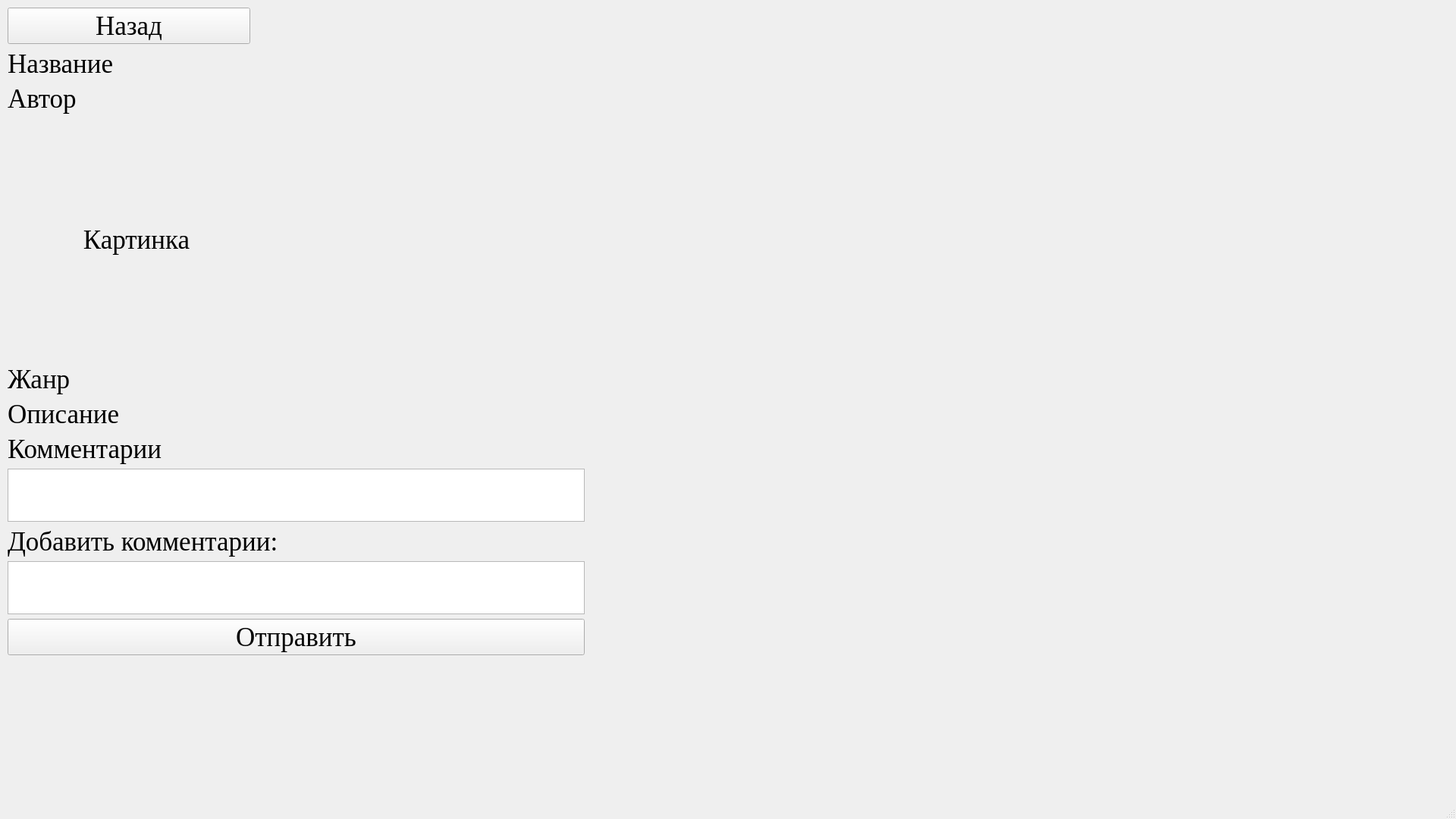
<?xml version="1.0" encoding="UTF-8"?>
<ui version="4.0">
 <class>MainWindow</class>
 <widget class="QMainWindow" name="MainWindow">
  <property name="geometry">
   <rect>
    <x>0</x>
    <y>0</y>
    <width>1920</width>
    <height>1080</height>
   </rect>
  </property>
  <property name="minimumSize">
   <size>
    <width>1920</width>
    <height>1080</height>
   </size>
  </property>
  <property name="font">
   <font>
    <family>Times New Roman</family>
    <pointsize>26</pointsize>
   </font>
  </property>
  <property name="cursor">
   <cursorShape>ArrowCursor</cursorShape>
  </property>
  <property name="windowTitle">
   <string>Философский камень</string>
  </property>
  <property name="autoFillBackground">
   <bool>false</bool>
  </property>
  <widget class="QWidget" name="centralwidget">
   <widget class="QStackedWidget" name="stackedWidget">
    <property name="geometry">
     <rect>
      <x>10</x>
      <y>10</y>
      <width>1920</width>
      <height>1080</height>
     </rect>
    </property>
    <property name="minimumSize">
     <size>
      <width>1920</width>
      <height>1080</height>
     </size>
    </property>
    <property name="maximumSize">
     <size>
      <width>1920</width>
      <height>1080</height>
     </size>
    </property>
    <property name="currentIndex">
     <number>1</number>
    </property>
    <widget class="QWidget" name="catalogPage">
     <property name="minimumSize">
      <size>
       <width>1920</width>
       <height>1080</height>
      </size>
     </property>
     <property name="maximumSize">
      <size>
       <width>1920</width>
       <height>1080</height>
      </size>
     </property>
     <widget class="QComboBox" name="genreComboBox">
      <property name="geometry">
       <rect>
        <x>0</x>
        <y>91</y>
        <width>1081</width>
        <height>81</height>
       </rect>
      </property>
     </widget>
     <widget class="QLabel" name="titleLabel">
      <property name="geometry">
       <rect>
        <x>0</x>
        <y>0</y>
        <width>561</width>
        <height>32</height>
       </rect>
      </property>
      <property name="font">
       <font>
        <family>Times New Roman</family>
        <pointsize>22</pointsize>
       </font>
      </property>
      <property name="text">
       <string>Философский камень</string>
      </property>
     </widget>
     <widget class="QPushButton" name="refreshButton">
      <property name="geometry">
       <rect>
        <x>1090</x>
        <y>90</y>
        <width>221</width>
        <height>61</height>
       </rect>
      </property>
      <property name="font">
       <font>
        <family>Times New Roman</family>
        <pointsize>10</pointsize>
       </font>
      </property>
      <property name="text">
       <string>Обновить</string>
      </property>
     </widget>
     <widget class="QLabel" name="subtitleLabel">
      <property name="geometry">
       <rect>
        <x>0</x>
        <y>38</y>
        <width>541</width>
        <height>16</height>
       </rect>
      </property>
      <property name="font">
       <font>
        <family>Times New Roman</family>
        <pointsize>10</pointsize>
       </font>
      </property>
      <property name="text">
       <string>Твоя следующая любимая книга</string>
      </property>
     </widget>
     <widget class="QScrollArea" name="booksScrollArea">
      <property name="geometry">
       <rect>
        <x>0</x>
        <y>172</y>
        <width>1081</width>
        <height>661</height>
       </rect>
      </property>
      <property name="minimumSize">
       <size>
        <width>600</width>
        <height>400</height>
       </size>
      </property>
      <property name="widgetResizable">
       <bool>true</bool>
      </property>
      <widget class="QWidget" name="booksContainer">
       <property name="geometry">
        <rect>
         <x>0</x>
         <y>0</y>
         <width>1079</width>
         <height>659</height>
        </rect>
       </property>
       <property name="autoFillBackground">
        <bool>true</bool>
       </property>
       <layout class="QGridLayout" name="gridLayout"/>
      </widget>
     </widget>
     <widget class="QLabel" name="catalogLabel">
      <property name="geometry">
       <rect>
        <x>0</x>
        <y>59</y>
        <width>511</width>
        <height>26</height>
       </rect>
      </property>
      <property name="font">
       <font>
        <family>Times New Roman</family>
        <pointsize>18</pointsize>
       </font>
      </property>
      <property name="text">
       <string>Каталог книг</string>
      </property>
     </widget>
     <widget class="QLabel" name="statusLabel">
      <property name="geometry">
       <rect>
        <x>1091</x>
        <y>161</y>
        <width>285</width>
        <height>16</height>
       </rect>
      </property>
      <property name="font">
       <font>
        <family>Times New Roman</family>
        <pointsize>10</pointsize>
       </font>
      </property>
      <property name="cursor">
       <cursorShape>ArrowCursor</cursorShape>
      </property>
      <property name="text">
       <string>Нажмите &quot;обновить&quot;, чтобы загрузить список книг</string>
      </property>
     </widget>
     <widget class="QPushButton" name="loginButton">
      <property name="geometry">
       <rect>
        <x>1380</x>
        <y>10</y>
        <width>181</width>
        <height>61</height>
       </rect>
      </property>
      <property name="text">
       <string>Войти</string>
      </property>
     </widget>
     <widget class="QPushButton" name="registerButton">
      <property name="geometry">
       <rect>
        <x>1570</x>
        <y>10</y>
        <width>331</width>
        <height>61</height>
       </rect>
      </property>
      <property name="text">
       <string>Зарегистрироваться</string>
      </property>
     </widget>
    </widget>
    <widget class="QWidget" name="page_2">
     <widget class="QWidget" name="layoutWidget">
      <property name="geometry">
       <rect>
        <x>0</x>
        <y>0</y>
        <width>761</width>
        <height>854</height>
       </rect>
      </property>
      <layout class="QVBoxLayout" name="verticalLayout">
       <item>
        <widget class="QPushButton" name="backButton">
         <property name="maximumSize">
          <size>
           <width>320</width>
           <height>16777215</height>
          </size>
         </property>
         <property name="text">
          <string>Назад</string>
         </property>
        </widget>
       </item>
       <item>
        <widget class="QLabel" name="bookTitleLabel">
         <property name="text">
          <string>Название</string>
         </property>
        </widget>
       </item>
       <item>
        <widget class="QLabel" name="authorLabel">
         <property name="text">
          <string>Автор</string>
         </property>
         <property name="scaledContents">
          <bool>false</bool>
         </property>
        </widget>
       </item>
       <item>
        <widget class="QLabel" name="coverLabel">
         <property name="minimumSize">
          <size>
           <width>340</width>
           <height>320</height>
          </size>
         </property>
         <property name="maximumSize">
          <size>
           <width>340</width>
           <height>320</height>
          </size>
         </property>
         <property name="text">
          <string>Картинка</string>
         </property>
         <property name="scaledContents">
          <bool>true</bool>
         </property>
         <property name="alignment">
          <set>Qt::AlignmentFlag::AlignCenter</set>
         </property>
        </widget>
       </item>
       <item>
        <widget class="QLabel" name="genreLabel">
         <property name="text">
          <string>Жанр</string>
         </property>
        </widget>
       </item>
       <item>
        <widget class="QLabel" name="summaryLabel">
         <property name="text">
          <string>Описание</string>
         </property>
         <property name="alignment">
          <set>Qt::AlignmentFlag::AlignLeading|Qt::AlignmentFlag::AlignLeft|Qt::AlignmentFlag::AlignTop</set>
         </property>
         <property name="wordWrap">
          <bool>true</bool>
         </property>
        </widget>
       </item>
       <item>
        <widget class="QLabel" name="commentsTitleLabel">
         <property name="text">
          <string>Комментарии</string>
         </property>
        </widget>
       </item>
       <item>
        <widget class="QListWidget" name="commentsListWidget"/>
       </item>
       <item>
        <widget class="QLabel" name="comments">
         <property name="text">
          <string>Добавить комментарии:</string>
         </property>
        </widget>
       </item>
       <item>
        <widget class="QTextEdit" name="commentInput"/>
       </item>
       <item>
        <widget class="QPushButton" name="sendCommentButton">
         <property name="text">
          <string>Отправить</string>
         </property>
        </widget>
       </item>
      </layout>
     </widget>
    </widget>
    <widget class="QWidget" name="loginPage">
     <widget class="QLabel" name="loginTitleLabel">
      <property name="geometry">
       <rect>
        <x>0</x>
        <y>-10</y>
        <width>231</width>
        <height>41</height>
       </rect>
      </property>
      <property name="text">
       <string>Вход в аккаунт</string>
      </property>
     </widget>
     <widget class="QLabel" name="emailTitleLabel">
      <property name="geometry">
       <rect>
        <x>150</x>
        <y>210</y>
        <width>91</width>
        <height>31</height>
       </rect>
      </property>
      <property name="text">
       <string>Email</string>
      </property>
     </widget>
     <widget class="QLabel" name="passwordLabel">
      <property name="geometry">
       <rect>
        <x>130</x>
        <y>270</y>
        <width>111</width>
        <height>31</height>
       </rect>
      </property>
      <property name="text">
       <string>Пароль</string>
      </property>
     </widget>
     <widget class="QPushButton" name="loginBackButton">
      <property name="geometry">
       <rect>
        <x>870</x>
        <y>670</y>
        <width>191</width>
        <height>91</height>
       </rect>
      </property>
      <property name="text">
       <string>Назад</string>
      </property>
     </widget>
     <widget class="QPushButton" name="loginSubmitButton">
      <property name="geometry">
       <rect>
        <x>670</x>
        <y>200</y>
        <width>321</width>
        <height>111</height>
       </rect>
      </property>
      <property name="text">
       <string>Войти</string>
      </property>
     </widget>
     <widget class="QPushButton" name="goToRegistrationButton">
      <property name="geometry">
       <rect>
        <x>630</x>
        <y>670</y>
        <width>221</width>
        <height>91</height>
       </rect>
      </property>
      <property name="text">
       <string>Регистрация</string>
      </property>
     </widget>
     <widget class="QLineEdit" name="loginEmailInput">
      <property name="geometry">
       <rect>
        <x>240</x>
        <y>200</y>
        <width>421</width>
        <height>51</height>
       </rect>
      </property>
     </widget>
     <widget class="QLineEdit" name="loginPasswordInput">
      <property name="geometry">
       <rect>
        <x>240</x>
        <y>260</y>
        <width>421</width>
        <height>51</height>
       </rect>
      </property>
      <property name="echoMode">
       <enum>QLineEdit::EchoMode::Password</enum>
      </property>
     </widget>
    </widget>
    <widget class="QWidget" name="registrationPage">
     <widget class="QPushButton" name="registerSubmitButton">
      <property name="geometry">
       <rect>
        <x>660</x>
        <y>210</y>
        <width>351</width>
        <height>111</height>
       </rect>
      </property>
      <property name="text">
       <string>Зарегистрироваться</string>
      </property>
     </widget>
     <widget class="QPushButton" name="goToLoginButton">
      <property name="geometry">
       <rect>
        <x>540</x>
        <y>680</y>
        <width>321</width>
        <height>91</height>
       </rect>
      </property>
      <property name="text">
       <string>Войти в аккаунт</string>
      </property>
     </widget>
     <widget class="QLineEdit" name="registerNameInput">
      <property name="geometry">
       <rect>
        <x>240</x>
        <y>150</y>
        <width>421</width>
        <height>51</height>
       </rect>
      </property>
     </widget>
     <widget class="QLabel" name="registerTitleLabel">
      <property name="geometry">
       <rect>
        <x>0</x>
        <y>0</y>
        <width>231</width>
        <height>41</height>
       </rect>
      </property>
      <property name="text">
       <string>Регистрация</string>
      </property>
     </widget>
     <widget class="QLabel" name="emailTitleLabel_2">
      <property name="geometry">
       <rect>
        <x>150</x>
        <y>220</y>
        <width>91</width>
        <height>31</height>
       </rect>
      </property>
      <property name="text">
       <string>Email</string>
      </property>
     </widget>
     <widget class="QLabel" name="passwordLabel_2">
      <property name="geometry">
       <rect>
        <x>130</x>
        <y>280</y>
        <width>111</width>
        <height>31</height>
       </rect>
      </property>
      <property name="text">
       <string>Пароль</string>
      </property>
     </widget>
     <widget class="QLineEdit" name="registerPasswordInput">
      <property name="geometry">
       <rect>
        <x>240</x>
        <y>270</y>
        <width>421</width>
        <height>51</height>
       </rect>
      </property>
      <property name="echoMode">
       <enum>QLineEdit::EchoMode::Password</enum>
      </property>
     </widget>
     <widget class="QPushButton" name="registerBackButton">
      <property name="geometry">
       <rect>
        <x>870</x>
        <y>680</y>
        <width>291</width>
        <height>91</height>
       </rect>
      </property>
      <property name="text">
       <string>Назад</string>
      </property>
     </widget>
     <widget class="QLabel" name="emailTitleLabel_3">
      <property name="geometry">
       <rect>
        <x>150</x>
        <y>160</y>
        <width>91</width>
        <height>31</height>
       </rect>
      </property>
      <property name="text">
       <string>Имя</string>
      </property>
     </widget>
     <widget class="QLineEdit" name="registerEmailInput">
      <property name="geometry">
       <rect>
        <x>240</x>
        <y>210</y>
        <width>421</width>
        <height>51</height>
       </rect>
      </property>
     </widget>
    </widget>
   </widget>
  </widget>
  <widget class="QMenuBar" name="menubar">
   <property name="geometry">
    <rect>
     <x>0</x>
     <y>0</y>
     <width>1920</width>
     <height>45</height>
    </rect>
   </property>
  </widget>
  <widget class="QStatusBar" name="statusbar"/>
 </widget>
 <resources/>
 <connections/>
</ui>
